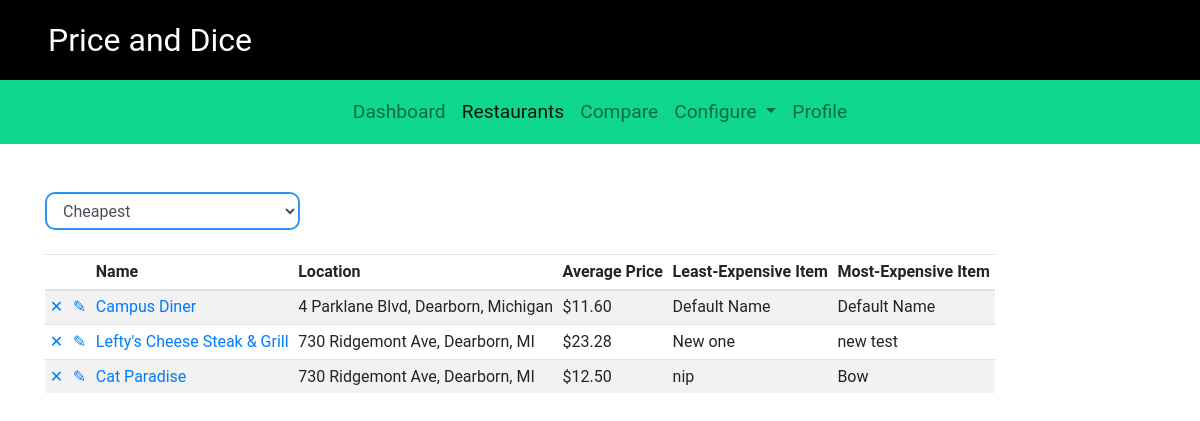
/campus/restaurant_list/, run on an earlier commit of the app's database.
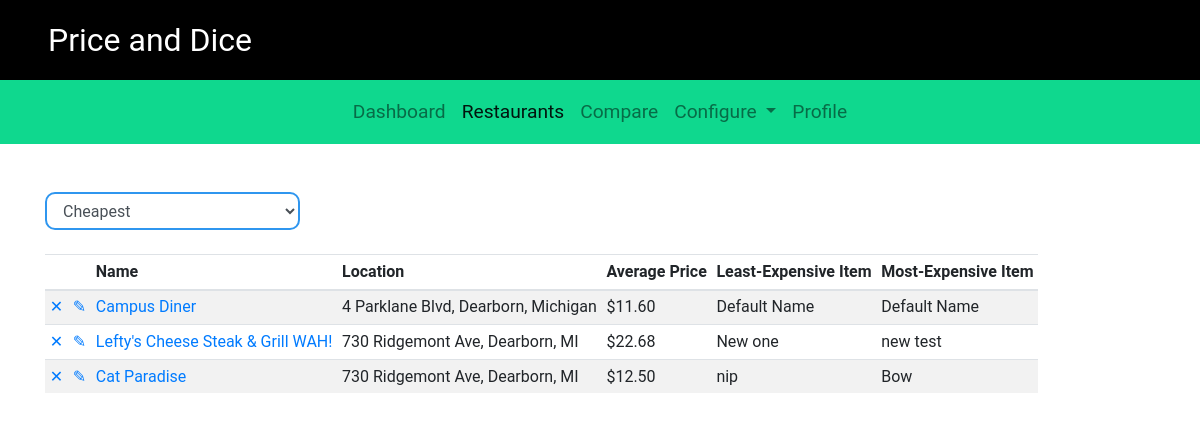
And on a later commit of the database.
### campus/models.py (models this page shows, shortened)
class Restaurant(models.Model):
    name = models.CharField(max_length=200)
    location = models.CharField(max_length=200)
    phone_number = models.CharField(max_length=20, default='(xxx) xxx-xxxx')
    sunday = models.CharField(max_length=20, default=DEFAULT_HOURS)
    monday = models.CharField(max_length=20, default=DEFAULT_HOURS)
    tuesday = models.CharField(max_length=20, default=DEFAULT_HOURS)
    wednesday = models.CharField(max_length=20, default=DEFAULT_HOURS)
    thursday = models.CharField(max_length=20, default=DEFAULT_HOURS)
    friday = models.CharField(max_length=20, default=DEFAULT_HOURS)
    saturday = models.CharField(max_length=20, default=DEFAULT_HOURS)
    item_list = models.ManyToManyField(Item)
    def get_average_price(self):
        item_list = self.item_list.all()
        if not item_list:
            return 'N/A'
        else:
            num_item_list =  0
            total_price = 0
            for i in item_list:
                num_item_list += 1
                total_price += i.price
            return float(total_price / num_item_list)
    def get_min_price(self):
        item_list = self.item_list.all()
        if not item_list:
            return 'N/A'
        else:
            min_price = item_list[0].price
            for i in item_list:
                if i.price < min_price:
                    min_price = i.price
            return min_price
    def get_max_price(self):
        item_list = self.item_list.all()
        if not item_list:
            return 'N/A'
        else:
            max_price = item_list[0].price
            for i in item_list:
                if i.price > max_price:
                    max_price = i.price
            return max_price
    def get_cheapest_item(self):
        item_list = self.item_list.all()
        if not item_list:
            return 'N/A'
        else:
            cheap_price = self.get_min_price()
            cheap_item = None
            for i in item_list:
                if i.price == cheap_price:
                    cheap_item = i.name
                    break
        return cheap_item
    def get_most_expensive(self):
        item_list = self.item_list.all()
        if not item_list:
            return 'N/A'
        else:
            high_price = self.get_max_price()
            expensive_item = None
            for i in item_list:
                if i.price == high_price:
                    expensive_item = i.name
                    break
        return expensive_item

class Item(models.Model):
    price = models.FloatField(default=0)
    name = models.CharField(max_length=50)

### campus/views.py (the view)
# urls.py: path('restaurant_list/', views.restaurant_list, name='restaurant_list'),
def restaurant_list(request):
    restaurant_list = Restaurant.objects.all()
    context = {'restaurant_list': restaurant_list}
    return render(request, 'campus/restaurant-list.html', context)

### campus/templates/campus/restaurant-list.html (shortened to what this page needs)
{% extends "./base.html" %}
{% block restaurant_list_link %}
<li class="nav-item active">
     <a class="nav-link active" href="{% url 'campus:restaurant_list' %}">Restaurants</a>
</li>
{% endblock%}
{% block body %}
<div class="container content-top">
     <div class="row">
          <div class="col-lg-3">
               <select class="form-control blue-input">
                    <option value="1">Cheapest</option>
               </select>
          </div>
     </div>
     <br>
     <div class="row">
          <div class="col-lg-12">
               <table class="table table-sm table-hover table-responsive table-striped">
                    <thead>
                         <tr>
                              <th></th>
                              <th></th>
                              <th>Name</th>
                              <th>Location</th>
                              <th>Average Price</th>
                              <th>Least-Expensive Item</th>
                              <th>Most-Expensive Item</th>
                         </tr>
                    </thead>
                    <tbody>
                         {% for restaurant in restaurant_list %}
                         <tr>
                              <td><a href="{% url 'campus:delete_restaurant' restaurant.id %}">&#10005;</a></td>
                              <td><a href="{% url 'campus:edit_restaurant' restaurant.id %}">&#9998;</a></td>
                              <td><a href="{% url 'campus:restaurant_detail' restaurant.id %}">{{restaurant.name}}</a></td>
                              <td>{{restaurant.location}}</td>
                              <td>
                                   {% if restaurant.get_average_price != 'N/A' %}
                                   ${{restaurant.get_average_price | floatformat:2}}
                                   {% else %}
                                   {{restaurant.get_average_price}}
                                   {% endif %}
                              </td>
                              <td>{{restaurant.get_cheapest_item}}</td>
                              <td>{{restaurant.get_most_expensive}}</td>
                         </tr>
                         {% endfor %}
                    </tbody>
               </table>
          </div>
     </div>
</div>
{% endblock %}

What changed in the data, as far as the page shows it:
changed Restaurant "New one": name "Lefty's Cheese Steak & Grill" → "Lefty's Cheese Steak & Grill WAH!"; get_average_price "23.28" → "22.68"
